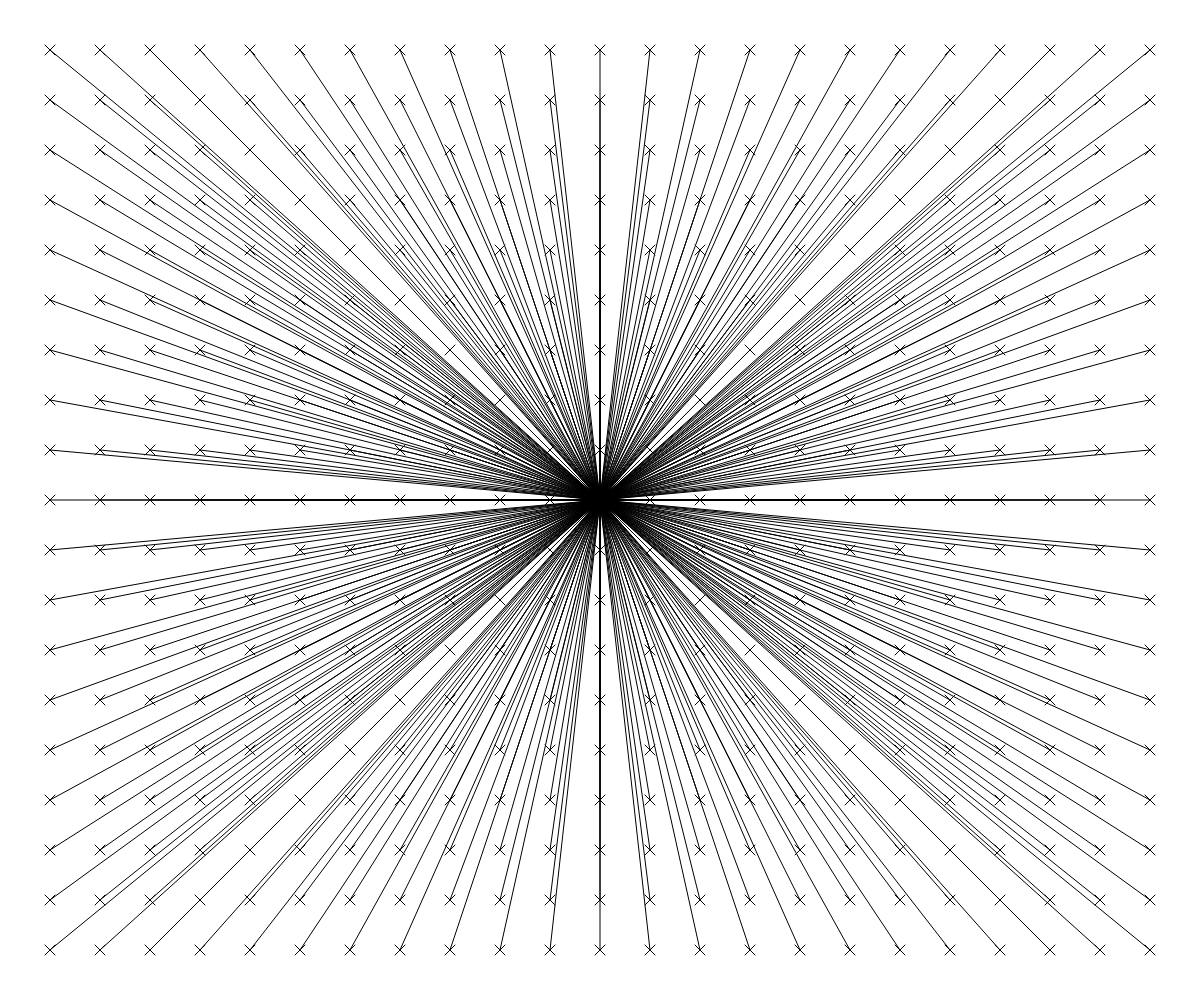
Frame 1 (no input)
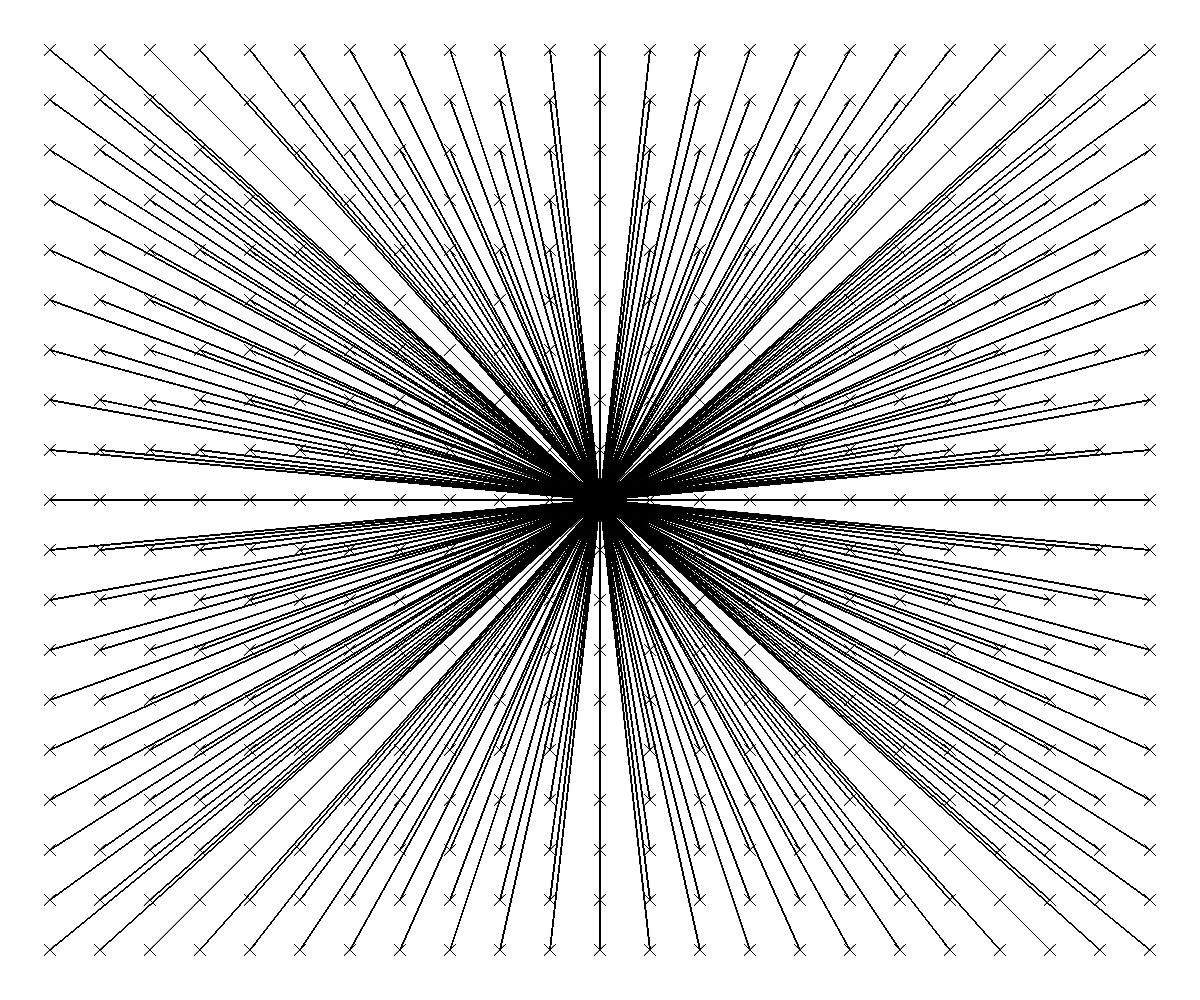
Frame 60 (no input)
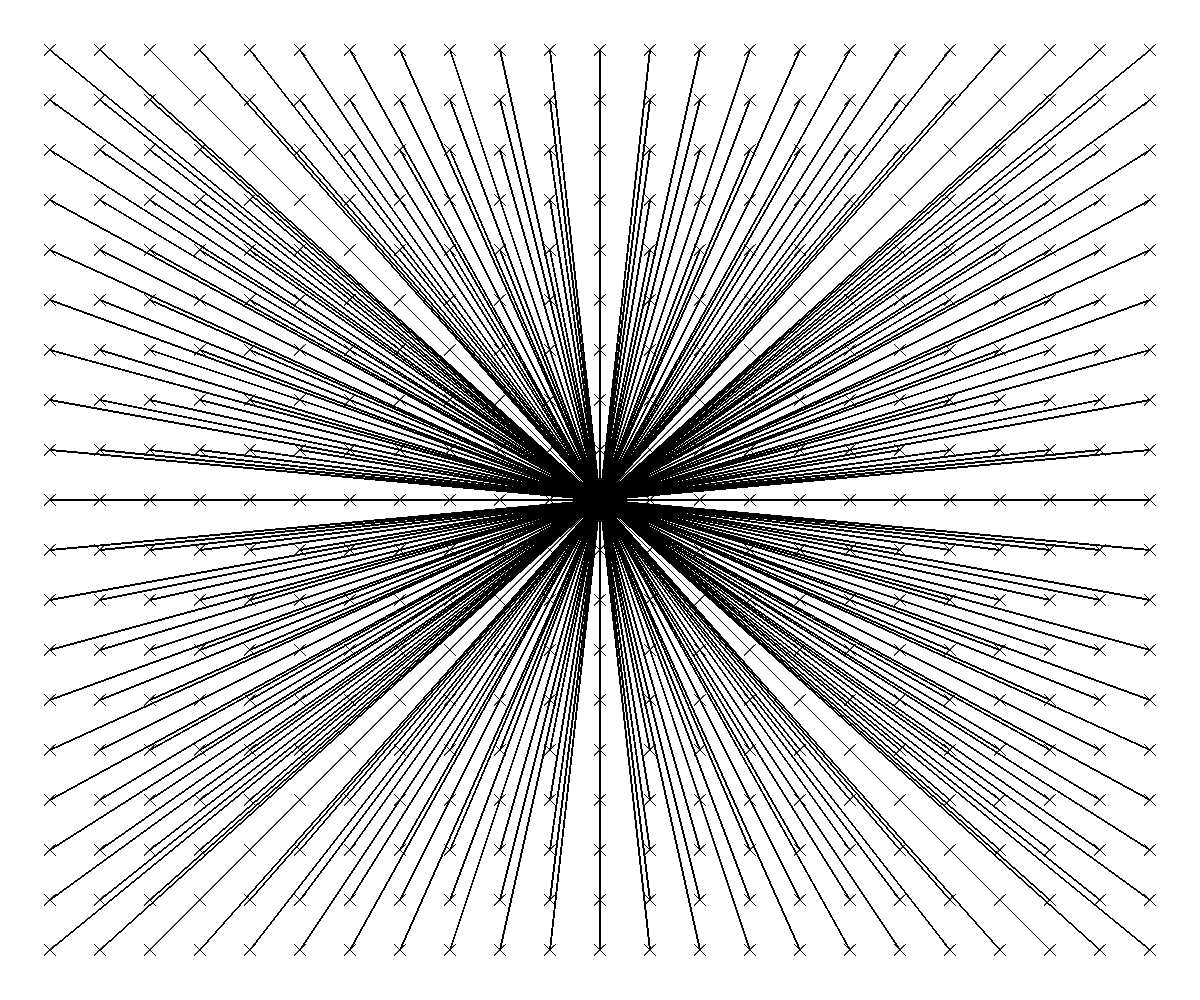
Frame 120 (the mouse pressed at the canvas centre since frame 60)

The p5.js sketch that drew these frames (run headless with seeded random() and noise() and a simulated clock; from frame 60 on, the mouse is pressed at the canvas centre):

// p5.js sketch
// ── sketch.js
function setup() {
  createCanvas(windowWidth, windowHeight)
}

function draw() {
  for (var x = 50; x<width; x+=50){
    for (var y = 50; y<height; y+=50){
      line(x-5, y+5, x+5, y-5)
      line(x+5, y+5, x-5, y-5)
    }
  }

  for (var x = 50; x<width; x+=50){
    for (var y = 50; y<height; y+=50){
      line(width/2,height/2,x,y)
    }
  }
}
